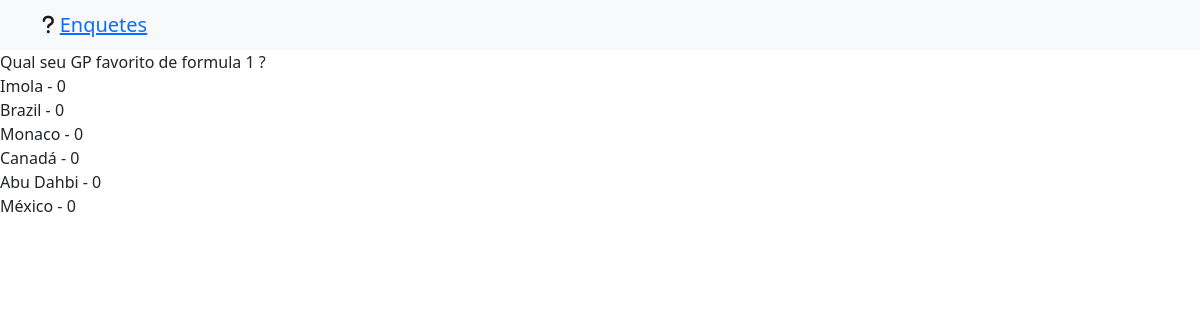
/enquente/results/4/, run on the app's committed database.
### enquetes/models.py (models this page shows, shortened)
class Question(models.Model):
    question_text = models.CharField(max_length=200)
    pub_date = models.DateTimeField('de publicação')

class Choice(models.Model):
    question = models.ForeignKey(Question, on_delete=models.CASCADE)
    choice_text = models.CharField(max_length=200)
    votes = models.IntegerField('Quantidade de votos', default=0)

### enquetes/views.py (the view)
class QuestionResults(View):
    def get(self, request, *args, **kwargs):
        question_id = kwargs['question_id']
        question = get_object_or_404(Question, pk=question_id)
        context = {'question': question}
        return render(request, 'enquetes/pages/question_results.html', context)

### enquetes/templates/enquetes/pages/question_results.html
{% include 'enquetes/partials/head.html' %}
{% include 'enquetes/partials/navbar.html' %}
{{ question.question_text }}
  <br>
  {% for choice in question.choice_set.all %}
  <label for="alt{{ forloop.counter }}"> {{ choice.choice_text }} - {{ choice.votes }}</label><br />
  {% endfor %}

### data on the page
Question: question_text "Qual seu GP favorito de formula 1 ?"
Choice: choice_text "Imola", votes "0"
Choice: choice_text "Brazil", votes "0"
Choice: choice_text "Monaco", votes "0"
Choice: choice_text "Canadá", votes "0"
Choice: choice_text "Abu Dahbi", votes "0"
Choice: choice_text "México", votes "0"
